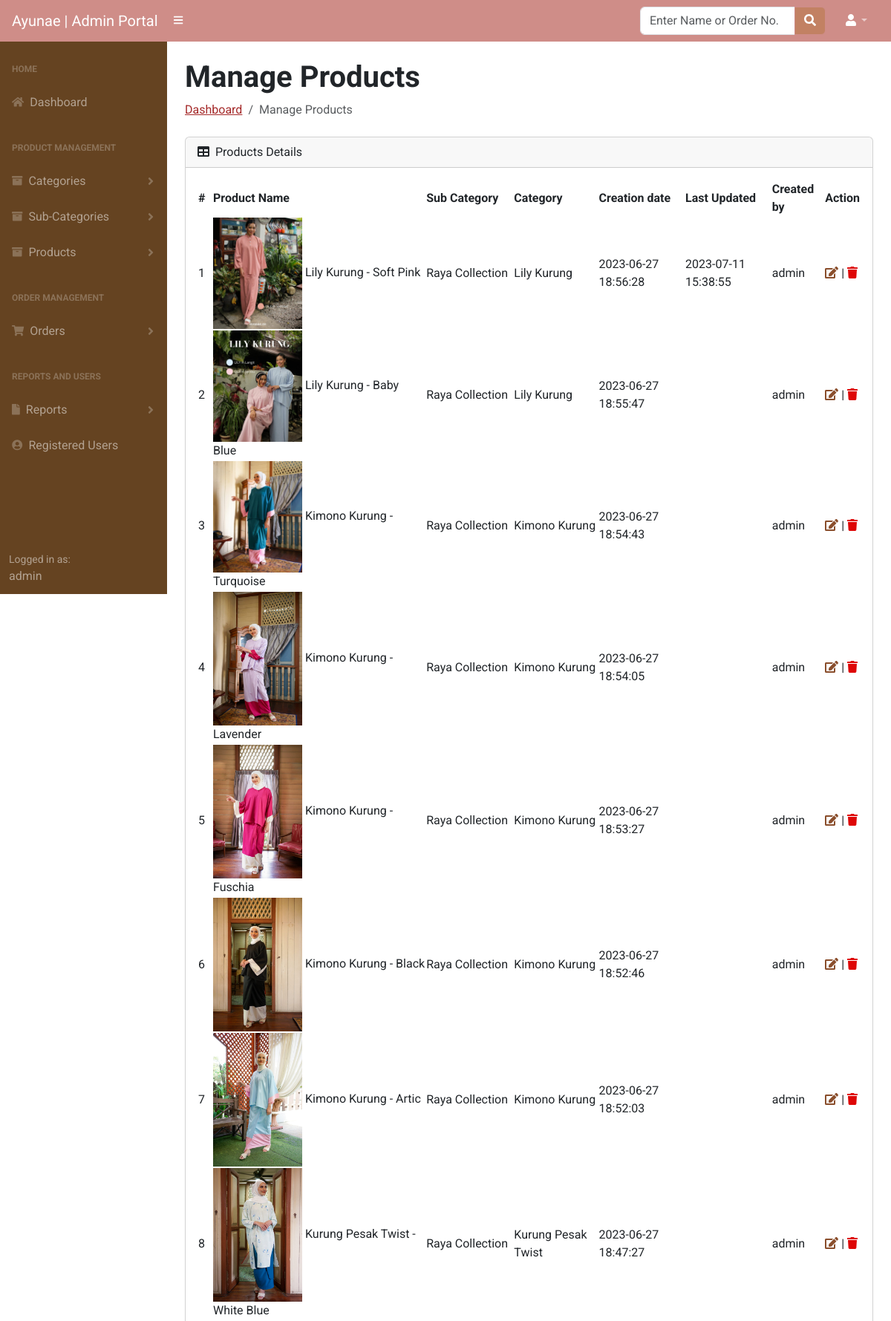
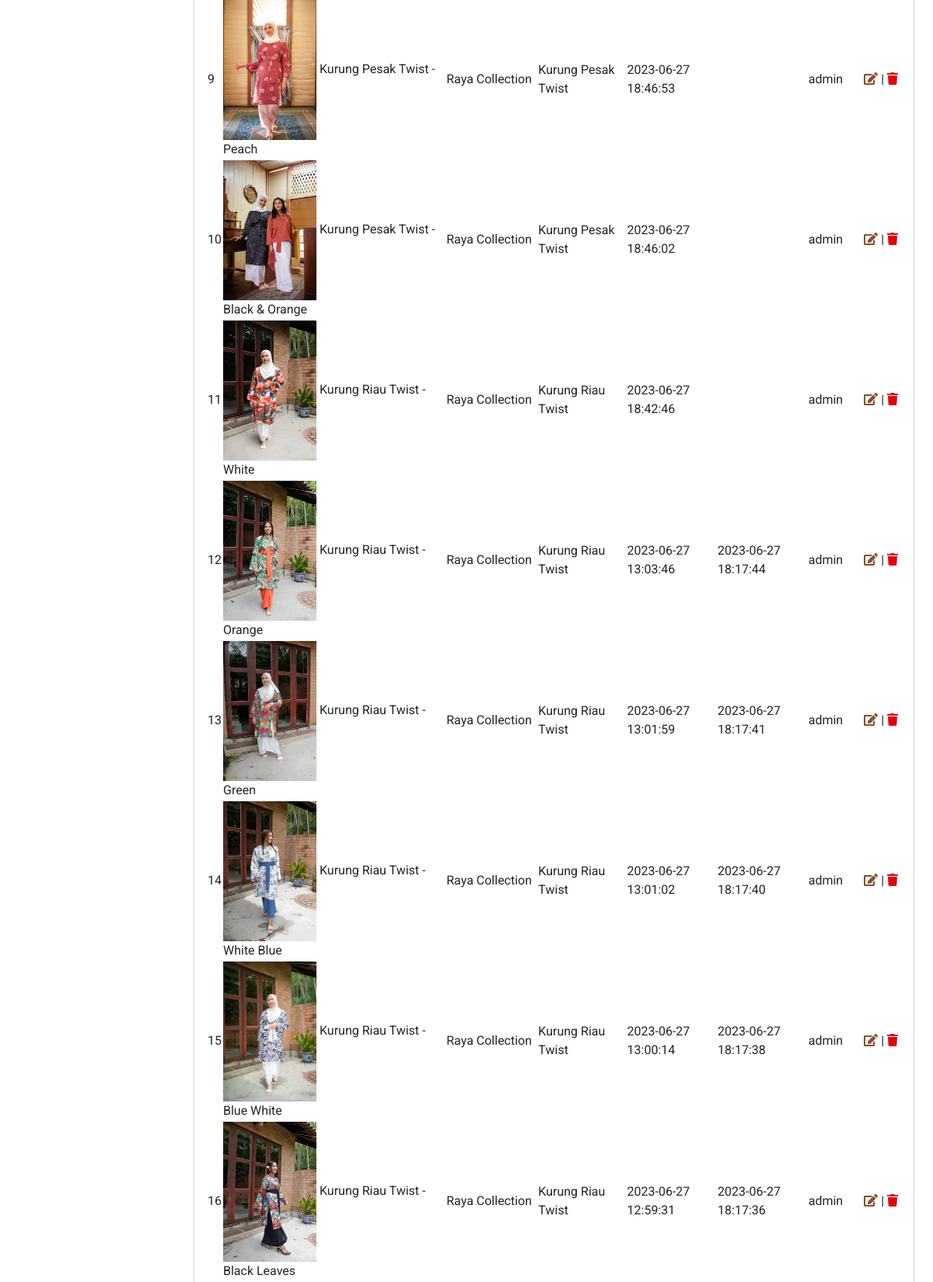
Page /admin/manage-products.php (signed in, upper part) on the committed database (2 pictures, top to bottom).
### tables this page shows
CREATE TABLE `products` (
  `id` int(11) NOT NULL,
  `category` int(11) NOT NULL,
  `subCategory` int(11) DEFAULT NULL,
  `productName` varchar(255) DEFAULT NULL,
  `productCompany` varchar(255) DEFAULT NULL,
  `productsize` varchar(255) DEFAULT NULL,
  `productPrice` decimal(10,2) DEFAULT NULL,
  `productPriceBeforeDiscount` decimal(10,2) DEFAULT NULL,
  `productDescription` longtext DEFAULT NULL,
  `productImage1` varchar(255) DEFAULT NULL,
  `productImage2` varchar(255) DEFAULT NULL,
  `productImage3` varchar(255) DEFAULT NULL,
  `shippingCharge` decimal(10,2) DEFAULT NULL,
  `productAvailability` varchar(255) DEFAULT NULL,
  `postingDate` timestamp NULL DEFAULT current_timestamp(),
  `updationDate` timestamp NULL DEFAULT NULL ON UPDATE current_timestamp(),
  `addedBy` int(11) DEFAULT NULL,
  `lastUpdatedBy` int(2) DEFAULT NULL
);

CREATE TABLE `category` (
  `id` int(11) NOT NULL,
  `categoryName` varchar(255) DEFAULT NULL,
  `categoryDescription` longtext DEFAULT NULL,
  `creationDate` timestamp NOT NULL DEFAULT current_timestamp(),
  `updationDate` timestamp NULL DEFAULT NULL ON UPDATE current_timestamp(),
  `createdBy` int(11) DEFAULT NULL,
  `CatPhoto` varchar(255) NOT NULL
);

CREATE TABLE `subcategory` (
  `id` int(11) NOT NULL,
  `categoryid` int(11) DEFAULT NULL,
  `subcategoryName` varchar(255) DEFAULT NULL,
  `creationDate` timestamp NULL DEFAULT current_timestamp(),
  `updationDate` timestamp NULL DEFAULT NULL ON UPDATE current_timestamp(),
  `createdBy` int(11) DEFAULT NULL
);

### admin/manage-products.php (the view, shortened to what this page needs)
<?php session_start();
include_once('includes/config.php');
if(strlen( $_SESSION["aid"])==0)
{
header('location:logout.php');
} else {
?>
<!DOCTYPE html>
<html lang="en">
    <head>
        <link href="css/custom-icons.css" rel="stylesheet" />
        <link href="https://cdn.jsdelivr.net/npm/simple-datatables@latest/dist/style.css" rel="stylesheet" />
        <link href="css/styles.css" rel="stylesheet" />
    </head>
    <body class="sb-nav-fixed">
 <?php include_once('includes/header.php');?>
        <div id="layoutSidenav">
       <?php include_once('includes/sidebar.php');?>
            <div id="layoutSidenav_content">
                <main>
                    <div class="container-fluid px-4">
                        <h1 class="mt-4"><strong>Manage Products</strong></h1>
                        <ol class="breadcrumb mb-4">
                            <li class="breadcrumb-item"><a href="dashboard.php" style="color: brown;">Dashboard</a></li>
                            <li class="breadcrumb-item active">Manage Products</li>
                        </ol>
                        <div class="card mb-4">
                            <div class="card-header">
                                <i class="fas fa-table me-1"></i>
                               Products Details
                            </div>
                            <div class="card-body">
                                <table id="datatablesSimple">
                                    <thead>
                                        <tr>
                                            <th>#</th>
                                            <th>Product Name</th>
                                            <th>Sub Category</th>
                                            <th>Category</th>
                                            <th>Creation date</th>
                                            <th>Last Updated</th>
                                            <th>Created by</th>
                                            <th>Action</th>
                                        </tr>
                                    </thead>
                                    <tbody>
<?php $query=mysqli_query($con,"select products.id as pid,products.productImage1,products.productName,category.categoryName,subcategory.subcategoryName as subcatname,products.postingDate,products.updationDate,subcategory.id as subid,tbladmin.username from products join subcategory on products.subCategory=subCategory.id join category on products.category=category.id join tbladmin on tbladmin.id=products.addedBy order by pid desc");
$cnt=1;
while($row=mysqli_fetch_array($query))
{
?>
                                <tr>
                                            <td><?php echo htmlentities($cnt);?></td>
                                            <td><img src="productimages/<?php echo htmlentities($row['productImage1']);?>" width="120">
                                                <?php echo htmlentities($row['productName']);?></td>
                                            <td><?php echo htmlentities($row['categoryName']);?></td>
                                            <td><?php echo htmlentities($row['subcatname']);?></td>
                                            <td> <?php echo htmlentities($row['postingDate']);?></td>
                                            <td><?php echo htmlentities($row['updationDate']);?></td>
                                            <td><?php echo htmlentities($row['username']);?></td>
                                            <td>
                                            <a href="edit-product.php?id=<?php echo $row['pid']?>"><i class="fas fa-edit" style="color:#8a4e2c;"></i></a> |
                                            <a href="manage-products.php?id=<?php echo $row['pid']?>&del=delete" onClick="return confirm('Are you sure you want to delete?')"><i class="fa fa-trash" aria-hidden="true" style="color:#de0707;"></i></a></td>
                                        </tr>
                                        <?php $cnt=$cnt+1; } ?>
                                    </tbody>
                                </table>
                            </div>
                        </div>
                    </div>
                </main>
            </div>
        </div>
    </body>
</html>
<?php } ?>

### admin/includes/header.php (shortened to what this page needs)
<link href="https://cdn.jsdelivr.net/npm/bootstrap@5.3.0/dist/css/bootstrap.min.css" rel="stylesheet">
<nav class="sb-topnav navbar navbar-expand navbar-dark bg-primary nb1">
    <a class="navbar-brand ps-3" href="dashboard.php">Ayunae | Admin Portal</a>
    <button class="btn btn-link btn-sm order-1 order-lg-0 me-4 me-lg-0" style="color:white" id="sidebarToggle" href="#!"><i class="fas fa-bars"></i></button>
    <form class="d-none d-md-inline-block form-inline ms-auto me-0 me-md-3 my-2 my-md-0" method="post" action="search-orders.php">
        <div class="input-group">
            <input class="form-control" type="text" name="searchinputdata" placeholder="Enter Name or Order No." aria-label="Search for..." aria-describedby="btnNavbarSearch" required />
            <button class="btn btn-primary search1" id="btnNavbarSearch" type="submit" name="search"><i class="fas fa-search"></i></button>
        </div>
    </form>
    <ul class="navbar-nav ms-auto ms-md-0 me-3 me-lg-4">
        <li class="nav-item dropdown">
            <a class="nav-link dropdown-toggle" id="navbarDropdown" href="#" role="button" data-bs-toggle="dropdown" aria-expanded="false"><i class="fas fa-user fa-fw dd1"></i></a>
        </li>
    </ul>
</nav>

### admin/includes/sidebar.php (shortened to what this page needs)
<div id="layoutSidenav_nav">
    <nav class="sb-sidenav accordion sb-sidenav-dark" id="sidenavAccordion" style="background-color: #654321;">
        <div class="sb-sidenav-menu">
            <div class="nav">
                <div class="sb-sidenav-menu-heading">Home</div>
                <a class="nav-link" href="dashboard.php">
                    <div class="sb-nav-link-icon"><i class="fas fa-home"></i></div>
                    Dashboard
                </a>
                <div class="sb-sidenav-menu-heading">Product Management</div>
                <a class="nav-link collapsed" href="#" data-bs-toggle="collapse" data-bs-target="#collapseLayouts" aria-expanded="false" aria-controls="collapseLayouts">
                    <div class="sb-nav-link-icon"><i class="fas fa-archive"></i></div>
                    Categories
                    <div class="sb-sidenav-collapse-arrow"><i class="fas fa-angle-down"></i></div>
                </a>
<a class="nav-link collapsed" href="#" data-bs-toggle="collapse" data-bs-target="#subcat" aria-expanded="false" aria-controls="subcat">
                    <div class="sb-nav-link-icon"><i class="fas fa-archive"></i></div>
                    Sub-Categories
                    <div class="sb-sidenav-collapse-arrow"><i class="fas fa-angle-down"></i></div>
                </a>
<a class="nav-link collapsed" href="#" data-bs-toggle="collapse" data-bs-target="#product" aria-expanded="false" aria-controls="product">
                    <div class="sb-nav-link-icon"><i class="fas fa-archive"></i></div>
                    Products
                    <div class="sb-sidenav-collapse-arrow"><i class="fas fa-angle-down"></i></div>
                </a>
                <div class="sb-sidenav-menu-heading">Order Management</div>
<a class="nav-link collapsed" href="#" data-bs-toggle="collapse" data-bs-target="#orders" aria-expanded="false" aria-controls="orders">
                    <div class="sb-nav-link-icon"><i class="fas fa-shopping-cart"></i></div>
                    Orders
                    <div class="sb-sidenav-collapse-arrow"><i class="fas fa-angle-down"></i></div>
                </a>
<div class="sb-sidenav-menu-heading">Reports and Users</div>
                <a class="nav-link collapsed" href="#" data-bs-toggle="collapse" data-bs-target="#reportsLayouts" aria-expanded="false" aria-controls="collapseLayouts">
                    <div class="sb-nav-link-icon"><i class="fas fa-file"></i></div>
                    Reports
                    <div class="sb-sidenav-collapse-arrow"><i class="fas fa-angle-down"></i></div>
                </a>
<a class="nav-link" href="registered-users.php">
                    <div class="sb-nav-link-icon"><i class="fas fa-user-circle"></i></div>
                    Registered Users
                </a>
            </div>
        </div>
        <div class="sb-sidenav-footer" style="background-color: #654321;">
            <div class="small">Logged in as:</div>
            <?php echo $_SESSION['alogin'];?>
        </div>
    </nav>
</div>

### admin/includes/header.php (style rules this page uses)
body { font-family: 'Roboto', sans-serif; }
.nb1 { background-color: #cf8d88 !important; }
.search1 { color: #fff; background-color: #c28163; border-color: #cf8d88; }
.dd1 { color: #fff; }

### admin/includes/sidebar.php (style rules this page uses)
body { font-family: 'Roboto', sans-serif; }

### rows in the picture
products: productImage1 (picture), productName "Lily Kurung - Soft Pink", category.categoryName "Raya Collection", subcategory.subcategoryName "Lily Kurung", postingDate "2023-06-27 18:56:28", updationDate "2023-07-11 15:38:55", tbladmin.username "admin"
products: productImage1 (picture), productName "Lily Kurung - Baby Blue", category.categoryName "Raya Collection", subcategory.subcategoryName "Lily Kurung", postingDate "2023-06-27 18:55:47", tbladmin.username "admin"
products: productImage1 (picture), productName "Kimono Kurung - Turquoise", category.categoryName "Raya Collection", subcategory.subcategoryName "Kimono Kurung", postingDate "2023-06-27 18:54:43", tbladmin.username "admin"
products: productImage1 (picture), productName "Kimono Kurung - Lavender", category.categoryName "Raya Collection", subcategory.subcategoryName "Kimono Kurung", postingDate "2023-06-27 18:54:05", tbladmin.username "admin"
products: productImage1 (picture), productName "Kimono Kurung - Fuschia", category.categoryName "Raya Collection", subcategory.subcategoryName "Kimono Kurung", postingDate "2023-06-27 18:53:27", tbladmin.username "admin"
products: productImage1 (picture), productName "Kimono Kurung - Black", category.categoryName "Raya Collection", subcategory.subcategoryName "Kimono Kurung", postingDate "2023-06-27 18:52:46", tbladmin.username "admin"
products: productImage1 (picture), productName "Kimono Kurung - Artic", category.categoryName "Raya Collection", subcategory.subcategoryName "Kimono Kurung", postingDate "2023-06-27 18:52:03", tbladmin.username "admin"
products: productImage1 (picture), productName "Kurung Pesak Twist - White Blue", category.categoryName "Raya Collection", subcategory.subcategoryName "Kurung Pesak Twist", postingDate "2023-06-27 18:47:27", tbladmin.username "admin"
products: productImage1 (picture), productName "Kurung Pesak Twist - Peach", category.categoryName "Raya Collection", subcategory.subcategoryName "Kurung Pesak Twist", postingDate "2023-06-27 18:46:53", tbladmin.username "admin"
products: productImage1 (picture), productName "Kurung Pesak Twist - Black & Orange", category.categoryName "Raya Collection", subcategory.subcategoryName "Kurung Pesak Twist", postingDate "2023-06-27 18:46:02", tbladmin.username "admin"
products: productImage1 (picture), productName "Kurung Riau Twist - White", category.categoryName "Raya Collection", subcategory.subcategoryName "Kurung Riau Twist", postingDate "2023-06-27 18:42:46", tbladmin.username "admin"
products: productImage1 (picture), productName "Kurung Riau Twist - Orange", category.categoryName "Raya Collection", subcategory.subcategoryName "Kurung Riau Twist", postingDate "2023-06-27 13:03:46", updationDate "2023-06-27 18:17:44", tbladmin.username "admin"
products: productImage1 (picture), productName "Kurung Riau Twist - Green", category.categoryName "Raya Collection", subcategory.subcategoryName "Kurung Riau Twist", postingDate "2023-06-27 13:01:59", updationDate "2023-06-27 18:17:41", tbladmin.username "admin"
products: productImage1 (picture), productName "Kurung Riau Twist - White Blue", category.categoryName "Raya Collection", subcategory.subcategoryName "Kurung Riau Twist", postingDate "2023-06-27 13:01:02", updationDate "2023-06-27 18:17:40", tbladmin.username "admin"
products: productImage1 (picture), productName "Kurung Riau Twist - Blue White", category.categoryName "Raya Collection", subcategory.subcategoryName "Kurung Riau Twist", postingDate "2023-06-27 13:00:14", updationDate "2023-06-27 18:17:38", tbladmin.username "admin"
products: productImage1 (picture), productName "Kurung Riau Twist - Black Leaves", category.categoryName "Raya Collection", subcategory.subcategoryName "Kurung Riau Twist", postingDate "2023-06-27 12:59:31", updationDate "2023-06-27 18:17:36", tbladmin.username "admin"

### other values in the picture
$_SESSION['alogin'] "admin"
